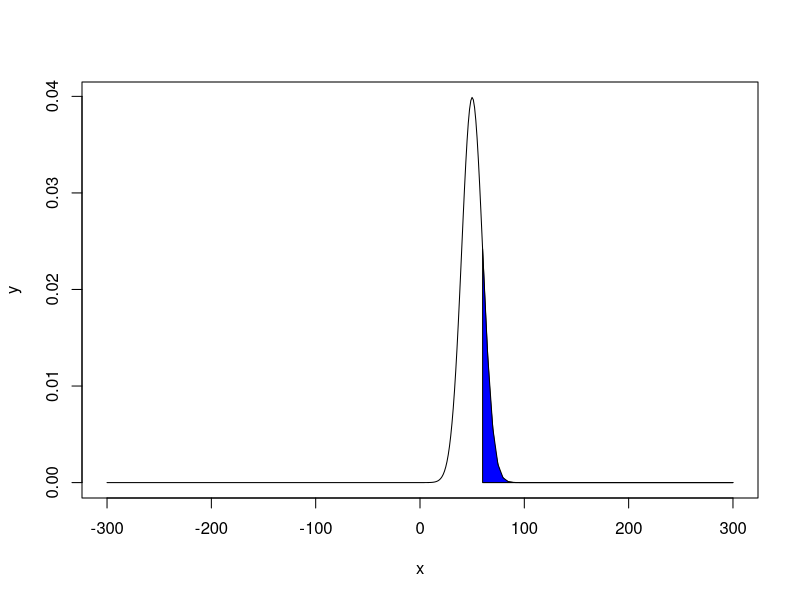

Recreate this plot in R.
x=seq(-300,300,length=500)
y=dnorm(x,mean=50,sd=10)
plot(x,y,type="l")
x=seq(60,300,length=50)
y=dnorm(x,mean=50,sd=10)
polygon(c(60,x,300),c(0,y,0),col="blue")
1-pnorm(60,mean=50,sd=10)
